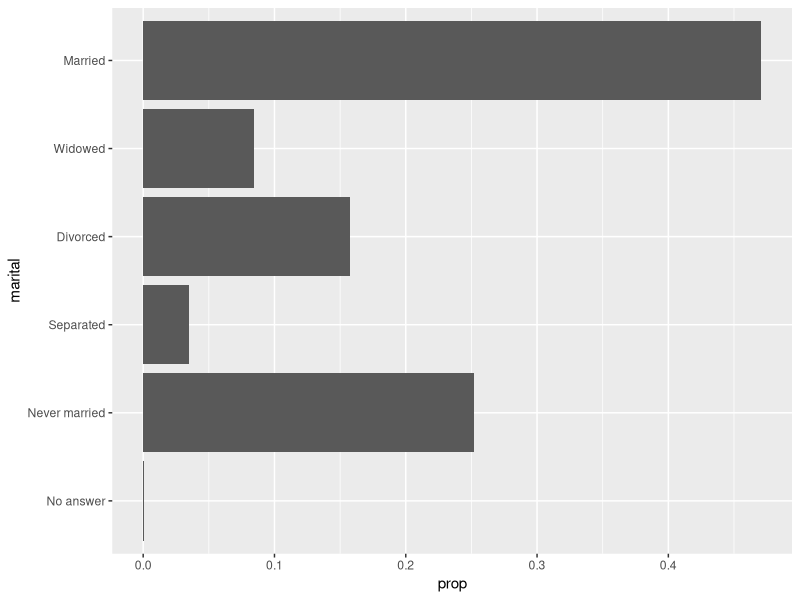

Reproduce this figure in R.
## ---- chunk 1
library(tidyverse)
gss <- forcats::gss_cat
# readr::write_csv(gss, "Data/R4DS/gss.csv")
## ---- chunk 2
prop_data <- function(df, var) {
  # Set label using rlang:
  lbs <- rlang::as_label(enquo(var)) |>
    str_to_title() |>
    str_replace_all("_", " ")

  # Data frame function
  data <- df |>
    mutate({{ var }} := forcats::as_factor({{ var }})) |>
    count({{ var }}, .drop = FALSE) |>
    mutate(
        prop = n / sum(n),
        prop_pct = (n / sum(n)) |> scales::percent(accuracy = 0.1),
        is_na = if_else({{ var }} %in% c("No answer"), "Yes", "No"),
        n_valid = if_else(is_na == "Yes", NA_real_, n),
        prop_valid = if_else(is_na == "Yes", NA_real_, n_valid / sum(n_valid, na.rm = TRUE)),
        prop_valid_pct = if_else(is_na == "Yes", NA_real_, (n_valid / sum(n_valid, na.rm = TRUE))) |> scales::percent(accuracy = 0.1),
        n_tot = sum(n),
        n_tot_valid = sum(n_valid, na.rm = TRUE),
        n_na = if_else(is_na == "Yes", n, NA_real_),
        na_prop = if_else(is_na == "Yes", n_na / sum(n), NA_real_),
        na_prop_pct = if_else(is_na == "Yes", n_na / sum(n), NA_real_) |> scales::percent(accuracy = 0.1))

  # Use cli to showcase:
  cli::cli_h1("data: {lbs}")
  print(data)

  # Plot:
  cli::cli_h1("Plot: {lbs}")
  p <- data |> 
    ggplot(aes(x = prop, y = {{ var }})) + 
    geom_col()
  print(p)

  # return data quietly:
  invisible(list(data = data, label = lbs, plot = p))
}
t <- gss |> prop_data(marital)
